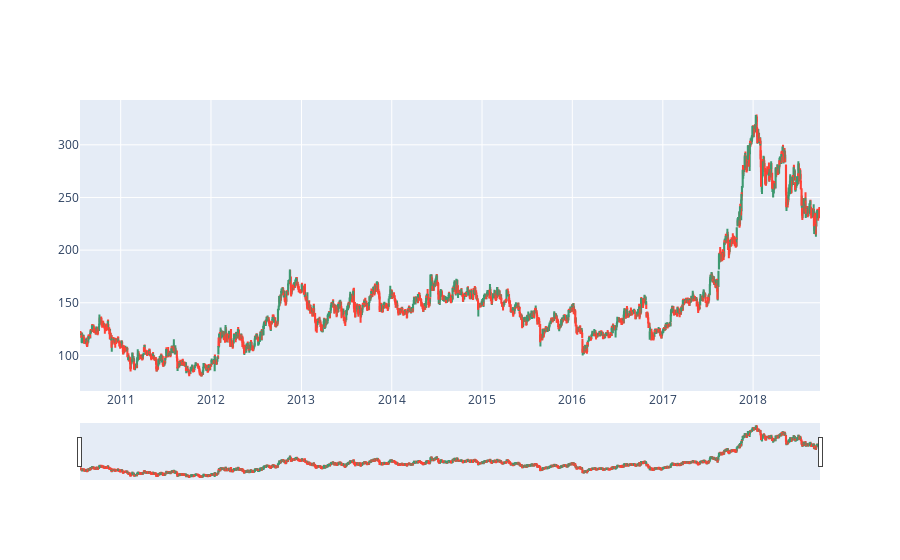

Here is the notebook cell this chart was saved with:
### Markdown cell above
## Stock Market Chart

### Code cell
fig = go.Figure(
    data = [
        go.Candlestick(
            x = df['Date'],
            open = df['Open'],
            close = df['Close'],
            high = df['High'],
            low = df['Low'],
        )
    ]
)

fig.show()

### Figure 1 — Plotly figure (JSON) as saved in the notebook; plotly's stock layout.template omitted (floating-point values rounded to 4 significant figures; data arrays with more than 128 entries replaced by an {"elided": "..."} marker saying what was removed)
{"data": [{"close": {"elided": "2035 float values"}, "high": {"elided": "2035 float values"}, "low": {"elided": "2035 float values"}, "open": {"elided": "2035 float values"}, "type": "candlestick", "x": {"elided": "2035 str values"}}], "layout": {}}
